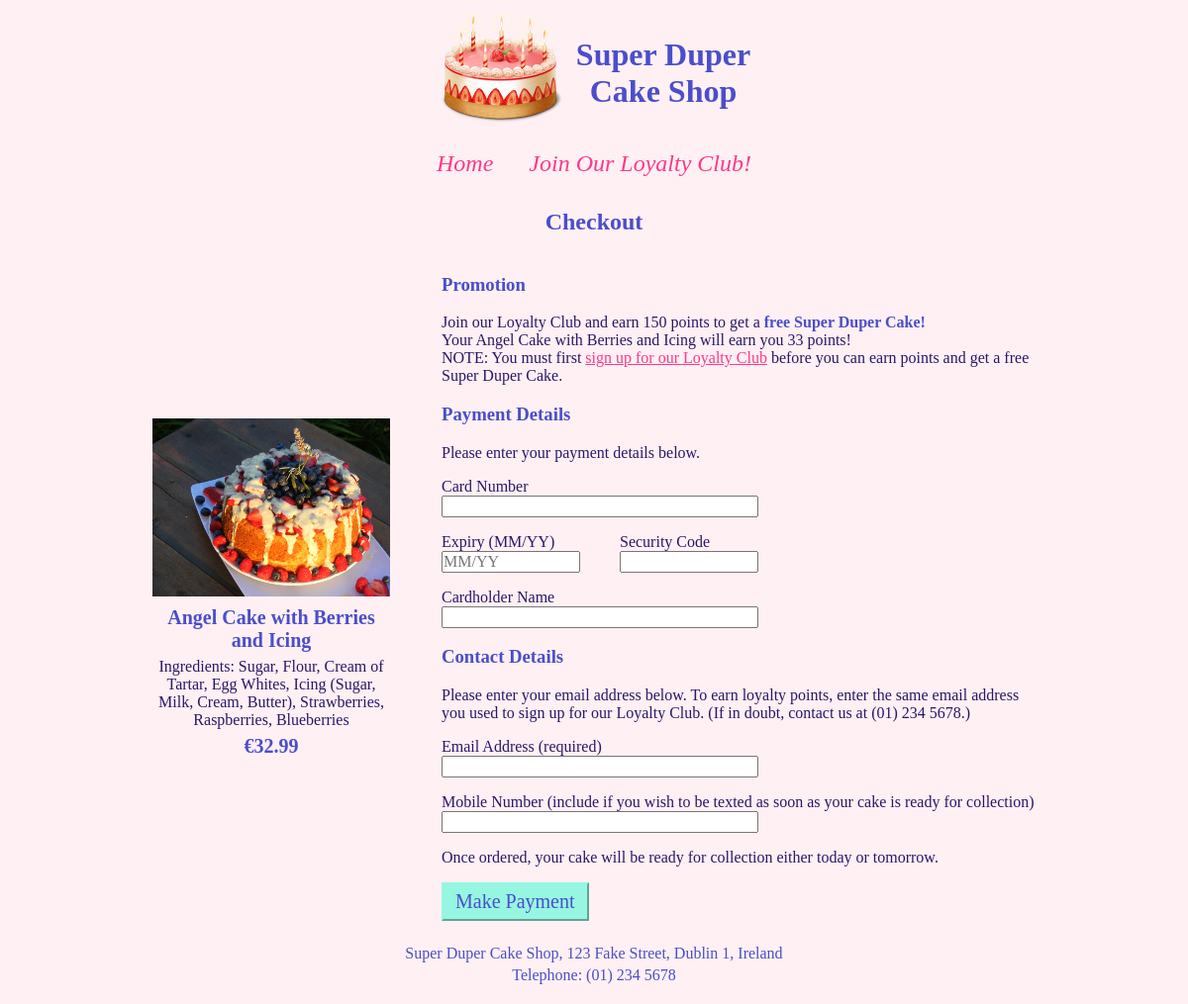
The page /checkout.php on the database its author committed.
### tables this page shows
CREATE TABLE `cakes` (
  `name` varchar(100) NOT NULL,
  `order_in_list` int(11) NOT NULL,
  `price` float NOT NULL,
  `ingredients` varchar(500) NOT NULL,
  `image_name` varchar(100) NOT NULL,
  `image_height` int(11) NOT NULL,
  `image_source` varchar(200) NOT NULL
);

### checkout.php (the view, shortened to what this page needs)
<?php
if (isset($_GET['cake']) and !empty($_GET['cake'])) {
    $cake_name = $_GET['cake'];
} else {
    $cake_name = 'Angel Cake with Berries and Icing';
}
$connection = mysqli_connect('localhost', 'dconroy', '123abc', 'cake_shop');
$cake = mysqli_fetch_assoc(mysqli_query($connection, "SELECT * FROM cakes WHERE name = '$cake_name'"));
echo '<!DOCTYPE html>
<html lang="en">
<head>
    <meta charset="UTF-8">
    <meta name="viewport" content="width=device-width, initial-scale=1">
    <title>Checkout</title>
    <link rel="stylesheet" href="styles.css">
';
echo '</head>
<body>
';
echo '    <main>
        <h2>Checkout</h2>
        <div class="checkout">
            <section class="cake-info">
                <a href="https://', $cake['image_source'], '">
                    <img src="images/', $cake['image_name'],
                    '" alt="(link to cake image source)" width="240" height="', $cake['image_height'], '">
                </a>
                <div class="cake-name">', $cake['name'], '</div>
                Ingredients: ', $cake['ingredients'], '
                <div class="cake-price">€', $cake['price'], '</div>
            </section>
                <section class="order-form">
                <section>
                    <h3>Promotion</h3>
                    <p>
                        Join our Loyalty Club and earn 150 points to get a <strong>free Super Duper Cake!</strong>
                        <br>Your ', $cake['name'], ' will earn you ', ceil($cake['price']), ' points!
                        <br>NOTE: You must first <a href="loyalty.php">sign up for our Loyalty Club</a>
                        before you can earn points and get a free Super Duper Cake.
                    </p>
                </section>
                <form action="thankyou.php" method="post">
                    <input type="hidden" name="cake" value="', $cake['name'], '">
                    <section>
                        <h3>Payment Details</h3>
                        <p>Please enter your payment details below.</p>
                        <div class="payment-details">
                            <label for="card_number">
                                Card Number<br>
                                <input type="tel" id="card_number" name="card_number" pattern="^\d{8,19}$" required>
                            </label>
                            <div class="expiry-and-csc">
                                <label for="expiry">
                                    Expiry (MM/YY)<br>
                                    <input type="text" id="expiry" name="expiry" placeholder="MM/YY" pattern="^(0[1-9]|1[0-2])\/\d{2}$" required>
                                </label>
                                <label for="csc">
                                    Security Code<br>
                                    <input type="tel" id="csc" name="csc" pattern="^\d{3,4}$" required>
                                </label>
                            </div>
                            <label for="cardholder_name">
                                Cardholder Name<br>
                                <input type="text" id="cardholder_name" name="cardholder_name" required>
                            </label>
                        </div>
                    </section>
                    <section>
                        <h3>Contact Details</h3>
                        <p>
                            Please enter your email address below. To earn loyalty points, enter the same email address
                            you used to sign up for our Loyalty Club. (If in doubt, contact us at (01) 234 5678.)
                        </p>
                        <div class="contact-details">
                            <label for="email">
                                Email Address (required)<br>
                                <input type="email" id="email" name="email" required>
                            </label>
                            <label for="mobile">
                                Mobile Number (include if you wish to be texted as soon as your cake is ready for collection)<br>
                                <input type="tel" id="mobile" name="mobile">
                            </label>
                        </div>
                    </section>
                    <p>Once ordered, your cake will be ready for collection either today or tomorrow.</p>
                    <button type="submit">Make Payment</button>
                </form>
            </section>
        </div>
    </main>
';
echo '</body>
</html>
';
?>

### styles.css (style rules this page uses)
body { background-color: #fff0f3; color: #2a1768; }
h1, h2, h3, footer, strong, button, .cake-name, .cake-price { color: #4b4eca; }
button { border-color: #96f6e1; background-color: #96f6e1; }
a { color: #ff388a; }
h1, h2, footer { text-align: center; }
main { padding: 0 12px; }
header { display: flex; flex-wrap: wrap; justify-content: center; align-items: center; column-gap: 12px; }
footer { padding: 12px; display: flex; flex-direction: column; align-items: center; row-gap: 4px; }
nav { display: flex; flex-wrap: wrap; justify-content: center; gap: 12px; }
nav a { padding: 12px; text-align: center; font-size: 1.5em; font-style: italic; text-decoration: none; }
input, button { font-family: inherit; font-size: 100%; box-sizing: border-box; padding: 0; margin: 0; }
button { font-size: 1.25em; padding: 6px 12px; cursor: pointer; outline: none; }
input[type="text"], input[type="tel"], input[type="email"], .payment-details { max-width: 320px; width: 100%; }
.checkout { padding-bottom: 12px; display: flex; flex-wrap: wrap; justify-content: center; align-items: center; column-gap: 52px; }
.cake-info { width: 240px; text-align: center; display: flex; flex-direction: column; row-gap: 6px; }
.cake-info .cake-name, .cake-info .cake-price { font-size: 1.25em; font-weight: bold; }
.order-form { max-width: 600px; }
.payment-details, .contact-details, .member-details { display: flex; flex-direction: column; row-gap: 16px; }
.expiry-and-csc { display: flex; justify-content: space-between; align-items: flex-end; column-gap: 40px; }

### rows shown on the page
cakes: image_name (picture), name "Angel Cake with Berries and Icing", ingredients "Sugar, Flour, Cream of Tartar, Egg Whites, Icing (Sugar, Milk, Cream, Butter), Strawberries, Raspberries, Blueberries", price "32.99", price "33"
